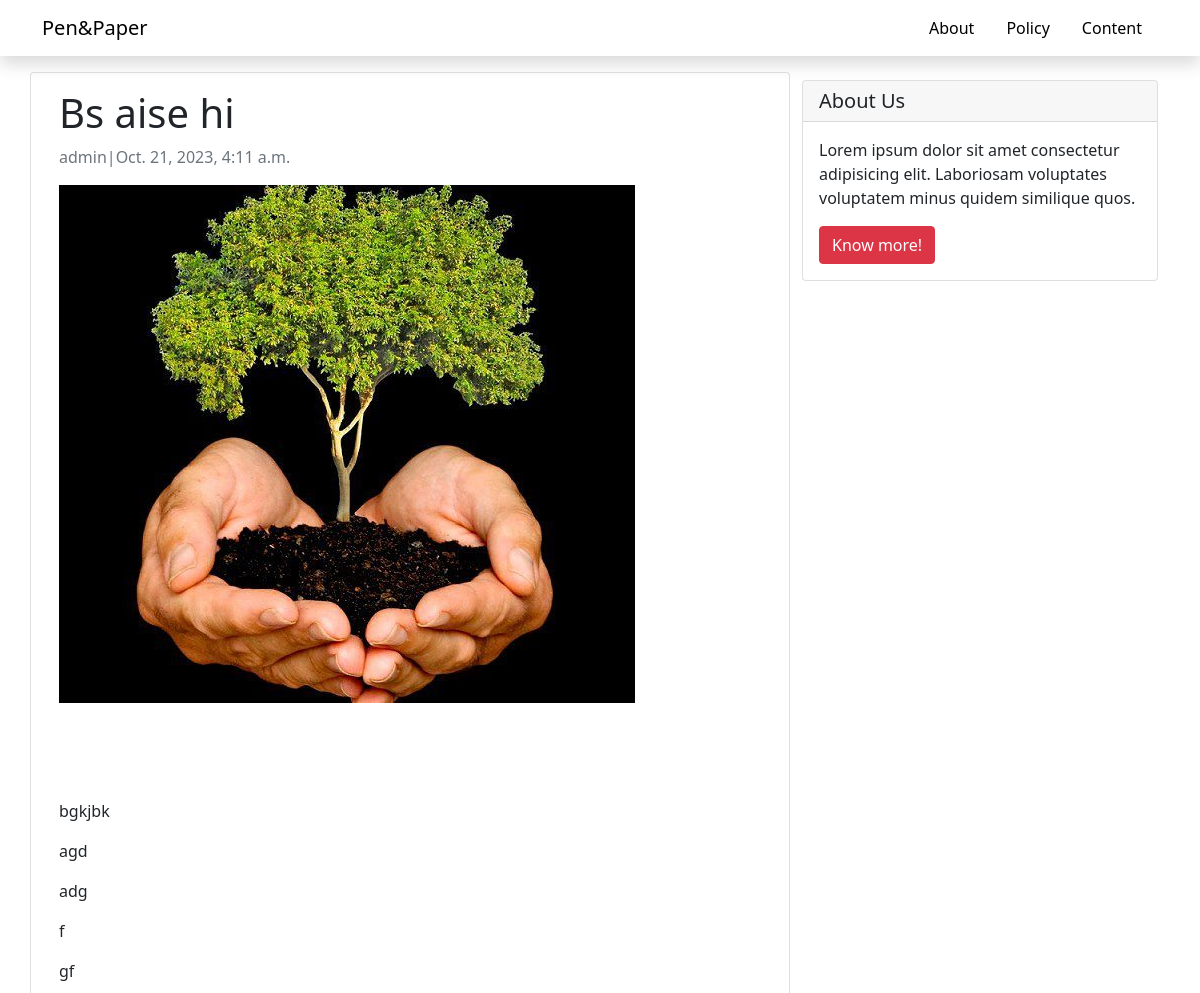
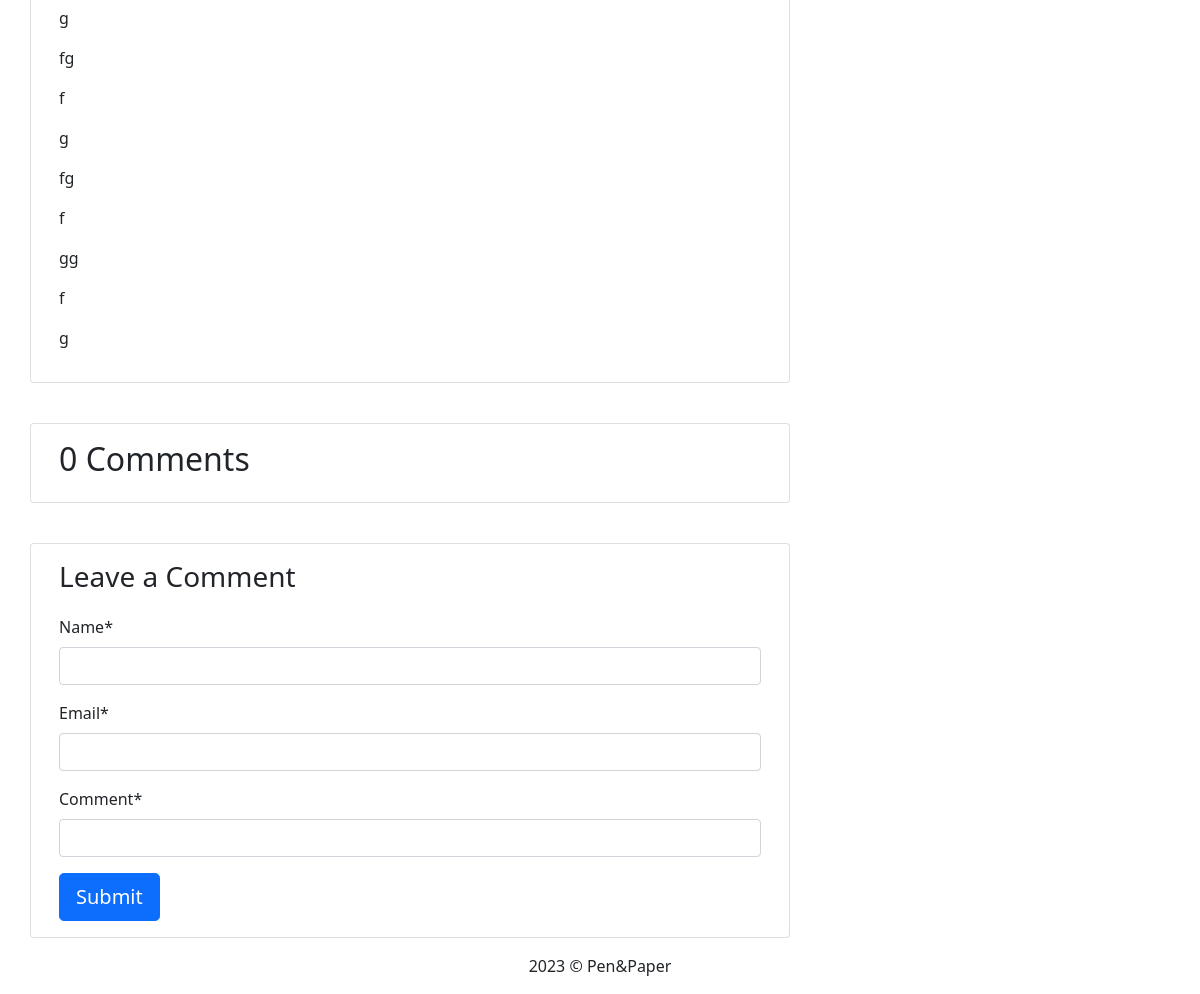
The page /bs-aise-hi/ on the database its author committed (2 pictures, top to bottom).
### blog/models.py (models this page shows, shortened)
class Post(models.Model):
    title = models.CharField(max_length=200, unique=True)
    slug = models.SlugField(max_length=200, unique=True)
    author = models.ForeignKey(User, on_delete=models.CASCADE, related_name='blog_post')
    update_on = models.DateTimeField(auto_now=True)
    content = models.TextField()
    created_on = models.DateTimeField(auto_now_add=True)
    status = models.IntegerField(choices=STATUS, default=0)
    class Meta:
        ordering = ['-created_on']

### blog/views.py (the view)
# urls.py: path('<slug:slug>/', views.post_detail, name='post_detail'),
def post_detail(request, slug):
    template_name = 'post_detail.html'
    post = get_object_or_404(Post, slug=slug)
    comments = post.comments.filter(active=True).order_by('created_on')
    new_comment = None
    if request.method == 'POST':
        comment_form = CommentForm(data=request.POST)
        if comment_form.is_valid():
            new_comment = comment_form.save(commit=False)
            new_comment.post = post
            new_comment.save()
    else:
         comment_form = CommentForm()
    return render(request, template_name, {'post':post,
                                            'comments':comments,
                                            'new_comment':new_comment,
                                            'comment_form':comment_form,})

### blog/forms.py
class CommentForm(forms.ModelForm):
    class Meta:
        model = Comment
        fields = ('name', 'email', 'comment')
        widgets = {
            'comment': SummernoteWidget(),
        }

### templates/post_detail.html (shortened to what this page needs)
{% extends 'base.html' %}
{% load crispy_forms_tags %}
{% block content %}
<div class="container">
    <div class="row">
        <div class="col-md-8 card mb-4 mt-3">
            <div class="card-body">
                <h1>
                    {% block title %}
                    {{post.title}}
                    {% endblock %}
                </h1>
                <p class="text-muted">
                    {{post.author}}|{{post.created_on}}
                </p>
                <p class="card-text">
                    {{post.content|safe}}
                </p>
            </div>
        </div>
        {% block sidebar %}
        {% include 'sidebar.html' %}
        {% endblock sidebar %}
    </div>
</div>
<div class="container">
    <div class="row">
        <div class="col-md-8 card mb-4 mt-3">
            <div class="card-body">
                <h2>{{comments.count}} Comments</h2>
            </div>
        </div>
    </div>
</div>
<div class="container">
    <div class="row">
        <div class="col-md-8 card mt-3">
            <div class="card-body">
                {% if new_comment %}
                <div class="alert alert-success" role="alert">
                    Your comment is awaiting moderation
                </div>
                {% else %}
                <h3>Leave a Comment</h3>
                <form method="POST" style="margin-top: 1.3em;">
                    {{comment_form | crispy}}
                    <button type="submit" class="btn btn-primary  btn-lg">Submit</button>
                </form>
                {% endif %}
            </div>
        </div>
    </div>
</div>
{% endblock %}

### static/blogs/base.css (style rules this page uses)
body { font-family: "Roboto", sans-serif; }

### rows shown on the page
Post: title "Bs aise hi", author "admin", created_on "Oct. 21, 2023, 4:11 a.m.", content (picture), content "bgkjbk agd adg f gf g fg f g fg f gg f g"

### other values the page prints
{{ comments.count }} "0"
